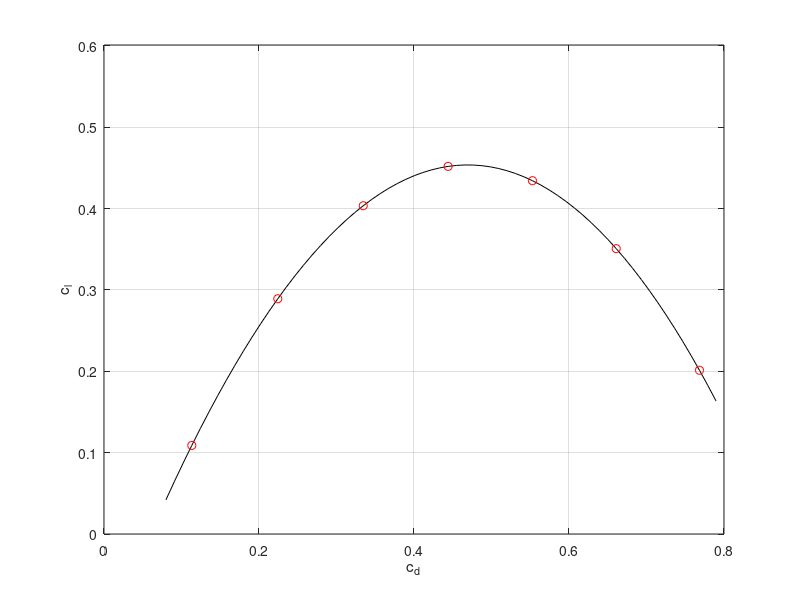

The MATLAB source for this figure:

%% Fit data to tracked cL and cD
% data from tracking
cd = [0.119 0.219 0.320 0.462 0.657];
cl = [0.117 0.279 0.390 0.472 0.346];
alpha = [10 20 30 40 60];
 
% Least square fitting
% cd_coeff(1) = a
% cd_coeff(2) = b
% cd_coeff(3) = d
% cl_coeff(1) = a'
% cl_coeff(2) = b'
% cl_coeff(3) = d'
cd_coeff = polyfit(alpha,cd,2)
cl_coeff = polyfit(alpha,cl,2);
 
% Solution Plot like in paper
cd_sol = polyval(cd_coeff,7:1:72);
cl_sol = polyval(cl_coeff,7:1:72);
cd_dot = polyval(cd_coeff,10:10:70);
cl_dot = polyval(cl_coeff,10:10:70);
 
figure(1)
plot(cd_sol,cl_sol, '-k', cd_dot, cl_dot, 'or'), xlabel('c_d'), ylabel('c_l'), grid
axis([0 0.8 0 0.601])
